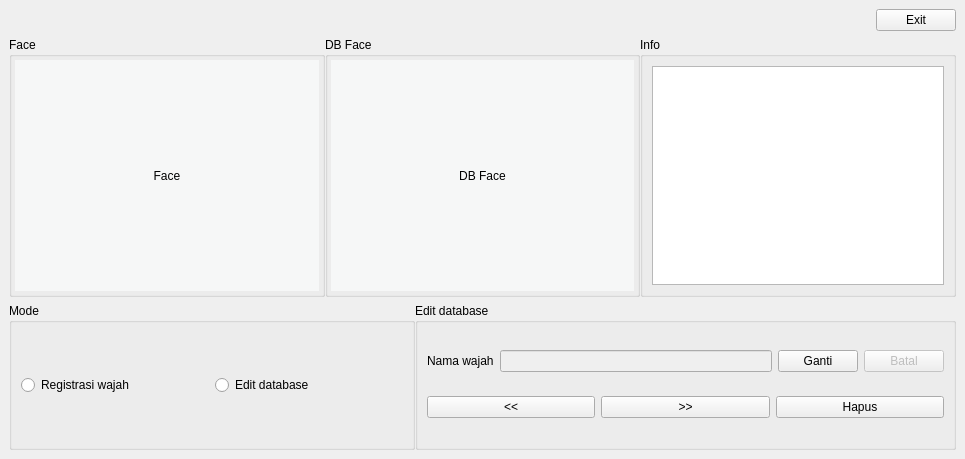
<?xml version="1.0" encoding="UTF-8"?>
<ui version="4.0">
 <class>MainWindow</class>
 <widget class="QMainWindow" name="MainWindow">
  <property name="geometry">
   <rect>
    <x>0</x>
    <y>0</y>
    <width>965</width>
    <height>459</height>
   </rect>
  </property>
  <property name="windowTitle">
   <string>MainWindow</string>
  </property>
  <widget class="QWidget" name="centralwidget">
   <layout class="QVBoxLayout" name="verticalLayout_2" stretch="0,1,0">
    <item>
     <widget class="QWidget" name="widget" native="true">
      <layout class="QHBoxLayout" name="horizontalLayout_2">
       <property name="spacing">
        <number>0</number>
       </property>
       <property name="leftMargin">
        <number>0</number>
       </property>
       <property name="topMargin">
        <number>0</number>
       </property>
       <property name="rightMargin">
        <number>0</number>
       </property>
       <property name="bottomMargin">
        <number>0</number>
       </property>
       <item>
        <layout class="QHBoxLayout" name="horizontalLayout">
         <item>
          <spacer name="horizontalSpacer">
           <property name="orientation">
            <enum>Qt::Horizontal</enum>
           </property>
           <property name="sizeHint" stdset="0">
            <size>
             <width>40</width>
             <height>20</height>
            </size>
           </property>
          </spacer>
         </item>
         <item>
          <widget class="QPushButton" name="btnExit">
           <property name="text">
            <string>Exit</string>
           </property>
          </widget>
         </item>
        </layout>
       </item>
      </layout>
     </widget>
    </item>
    <item>
     <widget class="QWidget" name="widget_2" native="true">
      <property name="sizePolicy">
       <sizepolicy hsizetype="Preferred" vsizetype="Preferred">
        <horstretch>0</horstretch>
        <verstretch>0</verstretch>
       </sizepolicy>
      </property>
      <layout class="QHBoxLayout" name="horizontalLayout_6">
       <property name="spacing">
        <number>0</number>
       </property>
       <property name="leftMargin">
        <number>0</number>
       </property>
       <property name="topMargin">
        <number>0</number>
       </property>
       <property name="rightMargin">
        <number>0</number>
       </property>
       <property name="bottomMargin">
        <number>0</number>
       </property>
       <item>
        <layout class="QHBoxLayout" name="horizontalLayout_5" stretch="1,1,1">
         <item>
          <widget class="QGroupBox" name="groupBox_2">
           <property name="title">
            <string>Face</string>
           </property>
           <layout class="QHBoxLayout" name="horizontalLayout_3">
            <property name="spacing">
             <number>3</number>
            </property>
            <property name="leftMargin">
             <number>3</number>
            </property>
            <property name="topMargin">
             <number>3</number>
            </property>
            <property name="rightMargin">
             <number>3</number>
            </property>
            <property name="bottomMargin">
             <number>3</number>
            </property>
            <item>
             <widget class="QLabel" name="face">
              <property name="styleSheet">
               <string notr="true">color: rgb(0,0,0);
background-color: rgb(246, 247, 247);
qproperty-alignment: AlignCenter;</string>
              </property>
              <property name="text">
               <string>Face</string>
              </property>
              <property name="alignment">
               <set>Qt::AlignCenter</set>
              </property>
             </widget>
            </item>
           </layout>
          </widget>
         </item>
         <item>
          <widget class="QGroupBox" name="groupBox_3">
           <property name="title">
            <string>DB Face</string>
           </property>
           <layout class="QHBoxLayout" name="horizontalLayout_4">
            <property name="spacing">
             <number>3</number>
            </property>
            <property name="leftMargin">
             <number>3</number>
            </property>
            <property name="topMargin">
             <number>3</number>
            </property>
            <property name="rightMargin">
             <number>3</number>
            </property>
            <property name="bottomMargin">
             <number>3</number>
            </property>
            <item>
             <widget class="QLabel" name="dbFace">
              <property name="styleSheet">
               <string notr="true">color: rgb(0,0,0);
background-color: rgb(246, 247, 247);
qproperty-alignment: AlignCenter;</string>
              </property>
              <property name="text">
               <string>DB Face</string>
              </property>
              <property name="alignment">
               <set>Qt::AlignCenter</set>
              </property>
             </widget>
            </item>
           </layout>
          </widget>
         </item>
         <item>
          <widget class="QGroupBox" name="groupBox_6">
           <property name="title">
            <string>Info</string>
           </property>
           <property name="flat">
            <bool>false</bool>
           </property>
           <layout class="QVBoxLayout" name="verticalLayout_3">
            <item>
             <widget class="QListWidget" name="listDatabase">
              <property name="enabled">
               <bool>true</bool>
              </property>
             </widget>
            </item>
           </layout>
          </widget>
         </item>
        </layout>
       </item>
      </layout>
     </widget>
    </item>
    <item>
     <widget class="QWidget" name="widget_3" native="true">
      <property name="layoutDirection">
       <enum>Qt::LeftToRight</enum>
      </property>
      <layout class="QHBoxLayout" name="horizontalLayout_7" stretch="3,4">
       <property name="spacing">
        <number>0</number>
       </property>
       <property name="sizeConstraint">
        <enum>QLayout::SetDefaultConstraint</enum>
       </property>
       <property name="leftMargin">
        <number>0</number>
       </property>
       <property name="topMargin">
        <number>0</number>
       </property>
       <property name="rightMargin">
        <number>0</number>
       </property>
       <property name="bottomMargin">
        <number>0</number>
       </property>
       <item>
        <widget class="QGroupBox" name="groupBox_7">
         <property name="minimumSize">
          <size>
           <width>361</width>
           <height>0</height>
          </size>
         </property>
         <property name="title">
          <string>Mode</string>
         </property>
         <layout class="QGridLayout" name="gridLayout_5">
          <item row="0" column="0">
           <layout class="QHBoxLayout" name="horizontalLayout_10" stretch="1,1">
            <item>
             <widget class="QRadioButton" name="btnRegistrasi">
              <property name="text">
               <string>Registrasi wajah</string>
              </property>
              <property name="checkable">
               <bool>true</bool>
              </property>
              <property name="checked">
               <bool>false</bool>
              </property>
              <property name="autoRepeat">
               <bool>false</bool>
              </property>
             </widget>
            </item>
            <item>
             <widget class="QRadioButton" name="btnEditDB">
              <property name="text">
               <string>Edit database</string>
              </property>
             </widget>
            </item>
           </layout>
          </item>
         </layout>
        </widget>
       </item>
       <item>
        <widget class="QStackedWidget" name="pilihanTab">
         <property name="enabled">
          <bool>true</bool>
         </property>
         <property name="minimumSize">
          <size>
           <width>0</width>
           <height>0</height>
          </size>
         </property>
         <property name="currentIndex">
          <number>1</number>
         </property>
         <widget class="QWidget" name="page">
          <layout class="QHBoxLayout" name="horizontalLayout_8">
           <property name="spacing">
            <number>0</number>
           </property>
           <property name="leftMargin">
            <number>0</number>
           </property>
           <property name="topMargin">
            <number>0</number>
           </property>
           <property name="rightMargin">
            <number>0</number>
           </property>
           <property name="bottomMargin">
            <number>0</number>
           </property>
           <item>
            <widget class="QGroupBox" name="groupBox_8">
             <property name="enabled">
              <bool>true</bool>
             </property>
             <property name="title">
              <string>Registrasi wajah</string>
             </property>
             <layout class="QGridLayout" name="gridLayout_7" columnstretch="5,0">
              <item row="0" column="1" rowspan="2">
               <layout class="QVBoxLayout" name="verticalLayout">
                <property name="spacing">
                 <number>6</number>
                </property>
                <property name="leftMargin">
                 <number>0</number>
                </property>
                <item>
                 <widget class="QPushButton" name="btnStartRegistrasi">
                  <property name="text">
                   <string>Start</string>
                  </property>
                 </widget>
                </item>
                <item>
                 <widget class="QPushButton" name="btnPauseRegistrasi">
                  <property name="text">
                   <string>Pause</string>
                  </property>
                 </widget>
                </item>
                <item>
                 <widget class="QPushButton" name="btnRegister">
                  <property name="sizePolicy">
                   <sizepolicy hsizetype="MinimumExpanding" vsizetype="Fixed">
                    <horstretch>0</horstretch>
                    <verstretch>0</verstretch>
                   </sizepolicy>
                  </property>
                  <property name="text">
                   <string>Register &amp;&amp; Save</string>
                  </property>
                 </widget>
                </item>
                <item>
                 <widget class="QPushButton" name="btnStopRegistrasi">
                  <property name="text">
                   <string>Stop</string>
                  </property>
                 </widget>
                </item>
               </layout>
              </item>
              <item row="0" column="0" rowspan="2">
               <layout class="QGridLayout" name="gridLayout_6">
                <property name="horizontalSpacing">
                 <number>6</number>
                </property>
                <item row="2" column="1">
                 <widget class="QLineEdit" name="lnNamaWajah"/>
                </item>
                <item row="0" column="1">
                 <widget class="QComboBox" name="boxKameraRegistrasi">
                  <property name="enabled">
                   <bool>false</bool>
                  </property>
                 </widget>
                </item>
                <item row="2" column="2">
                 <widget class="QPushButton" name="btnNamaWajah">
                  <property name="text">
                   <string>Terapkan</string>
                  </property>
                 </widget>
                </item>
                <item row="0" column="0">
                 <widget class="QLabel" name="label_10">
                  <property name="text">
                   <string>Kamera</string>
                  </property>
                 </widget>
                </item>
                <item row="2" column="0">
                 <widget class="QLabel" name="label_13">
                  <property name="text">
                   <string>Nama wajah</string>
                  </property>
                 </widget>
                </item>
                <item row="0" column="2">
                 <widget class="QPushButton" name="btnRefresh">
                  <property name="text">
                   <string>Refresh</string>
                  </property>
                 </widget>
                </item>
               </layout>
              </item>
             </layout>
            </widget>
           </item>
          </layout>
         </widget>
         <widget class="QWidget" name="page_2">
          <layout class="QHBoxLayout" name="horizontalLayout_13">
           <property name="spacing">
            <number>0</number>
           </property>
           <property name="leftMargin">
            <number>0</number>
           </property>
           <property name="topMargin">
            <number>0</number>
           </property>
           <property name="rightMargin">
            <number>0</number>
           </property>
           <property name="bottomMargin">
            <number>0</number>
           </property>
           <item>
            <widget class="QGroupBox" name="groupBox_5">
             <property name="title">
              <string>Edit database</string>
             </property>
             <layout class="QGridLayout" name="gridLayout_11">
              <item row="0" column="0">
               <layout class="QGridLayout" name="gridLayout_10">
                <item row="0" column="0">
                 <widget class="QLabel" name="label_5">
                  <property name="text">
                   <string>Nama wajah</string>
                  </property>
                 </widget>
                </item>
                <item row="0" column="1">
                 <widget class="QLineEdit" name="lnEditNama">
                  <property name="enabled">
                   <bool>false</bool>
                  </property>
                 </widget>
                </item>
                <item row="0" column="2">
                 <widget class="QPushButton" name="btnEditNama">
                  <property name="text">
                   <string>Ganti</string>
                  </property>
                 </widget>
                </item>
                <item row="0" column="3">
                 <widget class="QPushButton" name="btnBatalEdit">
                  <property name="enabled">
                   <bool>false</bool>
                  </property>
                  <property name="text">
                   <string>Batal</string>
                  </property>
                 </widget>
                </item>
               </layout>
              </item>
              <item row="1" column="0">
               <layout class="QHBoxLayout" name="horizontalLayout_14">
                <item>
                 <widget class="QPushButton" name="btnPrevFrame">
                  <property name="text">
                   <string>&lt;&lt;</string>
                  </property>
                 </widget>
                </item>
                <item>
                 <widget class="QPushButton" name="btnNextFrame">
                  <property name="text">
                   <string>&gt;&gt;</string>
                  </property>
                 </widget>
                </item>
                <item>
                 <widget class="QPushButton" name="btnHapusFrame">
                  <property name="text">
                   <string>Hapus</string>
                  </property>
                 </widget>
                </item>
               </layout>
              </item>
             </layout>
            </widget>
           </item>
          </layout>
         </widget>
        </widget>
       </item>
      </layout>
     </widget>
    </item>
   </layout>
  </widget>
 </widget>
 <resources/>
 <connections/>
</ui>
